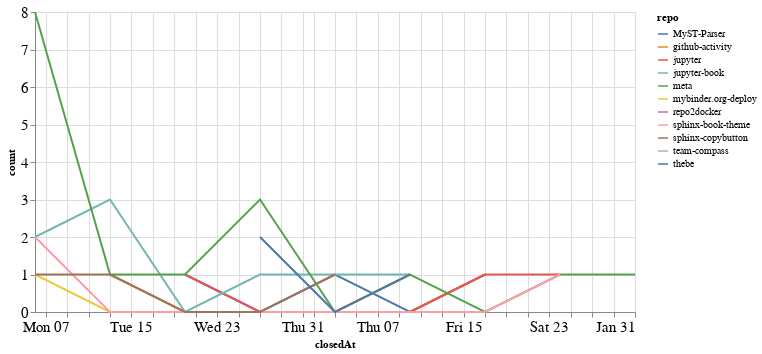

The cell this chart's notebook holds for it:
### Code cell
closed_by_time = closed_by.groupby('repo').resample('W', on='closedAt').count()['author'].reset_index()
closed_by_time = closed_by_time.rename(columns={'author': 'count'})

alt.Chart(closed_by_time, width=600).mark_line().encode(
    x='closedAt',
    y='count',
    color='repo',
    tooltip="repo"
)

### Figure 1 — Vega-Lite specification as saved in the notebook (floating-point values rounded to 4 significant figures)
{"config": {"axisLeft": {"labelFontSize": 15}, "axisBottom": {"labelFontSize": 15}}, "data": {"name": "data-491da371c7ef13e673b2ac8033109078"}, "mark": "line", "encoding": {"color": {"type": "nominal", "field": "repo"}, "tooltip": {"type": "nominal", "field": "repo"}, "x": {"type": "temporal", "field": "closedAt"}, "y": {"type": "quantitative", "field": "count"}}, "width": 600, "$schema": "https://vega.github.io/schema/vega-lite/v4.8.1.json", "datasets": {"data-491da371c7ef13e673b2ac8033109078": [{"repo": "MyST-Parser", "closedAt": "2020-12-20T00:00:00", "count": 1}, {"repo": "MyST-Parser", "closedAt": "2020-12-27T00:00:00", "count": 0}, {"repo": "MyST-Parser", "closedAt": "2021-01-03T00:00:00", "count": 1}, {"repo": "MyST-Parser", "closedAt": "2021-01-10T00:00:00", "count": 0}, {"repo": "MyST-Parser", "closedAt": "2021-01-17T00:00:00", "count": 1}, {"repo": "github-activity", "closedAt": "2020-12-13T00:00:00", "count": 1}, {"repo": "github-activity", "closedAt": "2020-12-20T00:00:00", "count": 0}, {"repo": "github-activity", "closedAt": "2020-12-27T00:00:00", "count": 0}, {"repo": "github-activity", "closedAt": "2021-01-03T00:00:00", "count": 0}, {"repo": "github-activity", "closedAt": "2021-01-10T00:00:00", "count": 0}, {"repo": "github-activity", "closedAt": "2021-01-17T00:00:00", "count": 1}, {"repo": "jupyter", "closedAt": "2020-12-20T00:00:00", "count": 1}, {"repo": "jupyter", "closedAt": "2020-12-27T00:00:00", "count": 0}, {"repo": "jupyter", "closedAt": "2021-01-03T00:00:00", "count": 0}, {"repo": "jupyter", "closedAt": "2021-01-10T00:00:00", "count": 0}, {"repo": "jupyter", "closedAt": "2021-01-17T00:00:00", "count": 1}, {"repo": "jupyter", "closedAt": "2021-01-24T00:00:00", "count": 1}, {"repo": "jupyter-book", "closedAt": "2020-12-06T00:00:00", "count": 2}, {"repo": "jupyter-book", "closedAt": "2020-12-13T00:00:00", "count": 3}, {"repo": "jupyter-book", "closedAt": "2020-12-20T00:00:00", "count": 0}, {"repo": "jupyter-book", "closedAt": "2020-12-27T00:00:00", "count": 1}, {"repo": "jupyter-book", "closedAt": "2021-01-03T00:00:00", "count": 1}, {"repo": "jupyter-book", "closedAt": "2021-01-10T00:00:00", "count": 1}, {"repo": "meta", "closedAt": "2020-12-06T00:00:00", "count": 8}, {"repo": "meta", "closedAt": "2020-12-13T00:00:00", "count": 1}, {"repo": "meta", "closedAt": "2020-12-20T00:00:00", "count": 1}, {"repo": "meta", "closedAt": "2020-12-27T00:00:00", "count": 3}, {"repo": "meta", "closedAt": "2021-01-03T00:00:00", "count": 0}, {"repo": "meta", "closedAt": "2021-01-10T00:00:00", "count": 1}, {"repo": "meta", "closedAt": "2021-01-17T00:00:00", "count": 0}, {"repo": "meta", "closedAt": "2021-01-24T00:00:00", "count": 1}, {"repo": "meta", "closedAt": "2021-01-31T00:00:00", "count": 1}, {"repo": "mybinder.org-deploy", "closedAt": "2020-12-06T00:00:00", "count": 1}, {"repo": "mybinder.org-deploy", "closedAt": "2020-12-13T00:00:00", "count": 0}, {"repo": "mybinder.org-deploy", "closedAt": "2020-12-20T00:00:00", "count": 0}, {"repo": "mybinder.org-deploy", "closedAt": "2020-12-27T00:00:00", "count": 0}, {"repo": "mybinder.org-deploy", "closedAt": "2021-01-03T00:00:00", "count": 0}, {"repo": "mybinder.org-deploy", "closedAt": "2021-01-10T00:00:00", "count": 1}, {"repo": "repo2docker", "closedAt": "2021-01-24T00:00:00", "count": 1}, {"repo": "sphinx-book-theme", "closedAt": "2020-12-06T00:00:00", "count": 2}, {"repo": "sphinx-book-theme", "closedAt": "2020-12-13T00:00:00", "count": 0}, {"repo": "sphinx-book-theme", "closedAt": "2020-12-20T00:00:00", "count": 0}, {"repo": "sphinx-book-theme", "closedAt": "2020-12-27T00:00:00", "count": 0}, {"repo": "sphinx-book-theme", "closedAt": "2021-01-03T00:00:00", "count": 0}, {"repo": "sphinx-book-theme", "closedAt": "2021-01-10T00:00:00", "count": 0}, {"repo": "sphinx-book-theme", "closedAt": "2021-01-17T00:00:00", "count": 0}, {"repo": "sphinx-book-theme", "closedAt": "2021-01-24T00:00:00", "count": 1}, {"repo": "sphinx-copybutton", "closedAt": "2020-12-06T00:00:00", "count": 1}, {"repo": "sphinx-copybutton", "closedAt": "2020-12-13T00:00:00", "count": 1}, {"repo": "sphinx-copybutton", "closedAt": "2020-12-20T00:00:00", "count": 0}, {"repo": "sphinx-copybutton", "closedAt": "2020-12-27T00:00:00", "count": 0}, {"repo": "sphinx-copybutton", "closedAt": "2021-01-03T00:00:00", "count": 1}, {"repo": "team-compass", "closedAt": "2020-12-20T00:00:00", "count": 1}, {"repo": "thebe", "closedAt": "2020-12-27T00:00:00", "count": 2}, {"repo": "thebe", "closedAt": "2021-01-03T00:00:00", "count": 0}, {"repo": "thebe", "closedAt": "2021-01-10T00:00:00", "count": 1}]}}
